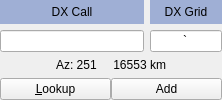
              <widget class="QWidget" name="DX_controls_widget" native="true">
               <property name="sizePolicy">
                <sizepolicy hsizetype="Preferred" vsizetype="Maximum">
                 <horstretch>0</horstretch>
                 <verstretch>0</verstretch>
                </sizepolicy>
               </property>
               <layout class="QGridLayout" name="gridLayout_2" columnstretch="2,1">
                <property name="leftMargin">
                 <number>0</number>
                </property>
                <property name="topMargin">
                 <number>0</number>
                </property>
                <property name="rightMargin">
                 <number>0</number>
                </property>
                <property name="bottomMargin">
                 <number>0</number>
                </property>
                <item row="0" column="0">
                 <widget class="QLabel" name="label_3">
                  <property name="sizePolicy">
                   <sizepolicy hsizetype="Expanding" vsizetype="Preferred">
                    <horstretch>0</horstretch>
                    <verstretch>0</verstretch>
                   </sizepolicy>
                  </property>
                  <property name="palette">
                   <palette>
                    <active>
                     <colorrole role="Base">
                      <brush brushstyle="SolidPattern">
                       <color alpha="255">
                        <red>252</red>
                        <green>252</green>
                        <blue>252</blue>
                       </color>
                      </brush>
                     </colorrole>
                     <colorrole role="Window">
                      <brush brushstyle="SolidPattern">
                       <color alpha="255">
                        <red>159</red>
                        <green>175</green>
                        <blue>213</blue>
                       </color>
                      </brush>
                     </colorrole>
                    </active>
                    <inactive>
                     <colorrole role="Base">
                      <brush brushstyle="SolidPattern">
                       <color alpha="255">
                        <red>252</red>
                        <green>252</green>
                        <blue>252</blue>
                       </color>
                      </brush>
                     </colorrole>
                     <colorrole role="Window">
                      <brush brushstyle="SolidPattern">
                       <color alpha="255">
                        <red>159</red>
                        <green>175</green>
                        <blue>213</blue>
                       </color>
                      </brush>
                     </colorrole>
                    </inactive>
                    <disabled>
                     <colorrole role="Base">
                      <brush brushstyle="SolidPattern">
                       <color alpha="255">
                        <red>159</red>
                        <green>175</green>
                        <blue>213</blue>
                       </color>
                      </brush>
                     </colorrole>
                     <colorrole role="Window">
                      <brush brushstyle="SolidPattern">
                       <color alpha="255">
                        <red>159</red>
                        <green>175</green>
                        <blue>213</blue>
                       </color>
                      </brush>
                     </colorrole>
                    </disabled>
                   </palette>
                  </property>
                  <property name="autoFillBackground">
                   <bool>true</bool>
                  </property>
                  <property name="text">
                   <string>DX Call</string>
                  </property>
                  <property name="alignment">
                   <set>Qt::AlignCenter</set>
                  </property>
                  <property name="margin">
                   <number>5</number>
                  </property>
                  <property name="indent">
                   <number>2</number>
                  </property>
                  <property name="buddy">
                   <cstring>dxCallEntry</cstring>
                  </property>
                 </widget>
                </item>
                <item row="0" column="1">
                 <widget class="QLabel" name="label_4">
                  <property name="sizePolicy">
                   <sizepolicy hsizetype="Expanding" vsizetype="Preferred">
                    <horstretch>0</horstretch>
                    <verstretch>0</verstretch>
                   </sizepolicy>
                  </property>
                  <property name="palette">
                   <palette>
                    <active>
                     <colorrole role="Base">
                      <brush brushstyle="SolidPattern">
                       <color alpha="255">
                        <red>252</red>
                        <green>252</green>
                        <blue>252</blue>
                       </color>
                      </brush>
                     </colorrole>
                     <colorrole role="Window">
                      <brush brushstyle="SolidPattern">
                       <color alpha="255">
                        <red>159</red>
                        <green>175</green>
                        <blue>213</blue>
                       </color>
                      </brush>
                     </colorrole>
                    </active>
                    <inactive>
                     <colorrole role="Base">
                      <brush brushstyle="SolidPattern">
                       <color alpha="255">
                        <red>252</red>
                        <green>252</green>
                        <blue>252</blue>
                       </color>
                      </brush>
                     </colorrole>
                     <colorrole role="Window">
                      <brush brushstyle="SolidPattern">
                       <color alpha="255">
                        <red>159</red>
                        <green>175</green>
                        <blue>213</blue>
                       </color>
                      </brush>
                     </colorrole>
                    </inactive>
                    <disabled>
                     <colorrole role="Base">
                      <brush brushstyle="SolidPattern">
                       <color alpha="255">
                        <red>159</red>
                        <green>175</green>
                        <blue>213</blue>
                       </color>
                      </brush>
                     </colorrole>
                     <colorrole role="Window">
                      <brush brushstyle="SolidPattern">
                       <color alpha="255">
                        <red>159</red>
                        <green>175</green>
                        <blue>213</blue>
                       </color>
                      </brush>
                     </colorrole>
                    </disabled>
                   </palette>
                  </property>
                  <property name="autoFillBackground">
                   <bool>true</bool>
                  </property>
                  <property name="text">
                   <string>DX Grid</string>
                  </property>
                  <property name="alignment">
                   <set>Qt::AlignCenter</set>
                  </property>
                  <property name="margin">
                   <number>5</number>
                  </property>
                  <property name="indent">
                   <number>2</number>
                  </property>
                  <property name="buddy">
                   <cstring>dxGridEntry</cstring>
                  </property>
                 </widget>
                </item>
                <item row="1" column="0">
                 <widget class="QLineEdit" name="dxCallEntry">
                  <property name="sizePolicy">
                   <sizepolicy hsizetype="Expanding" vsizetype="Fixed">
                    <horstretch>0</horstretch>
                    <verstretch>0</verstretch>
                   </sizepolicy>
                  </property>
                  <property name="toolTip">
                   <string>Callsign of station to be worked</string>
                  </property>
                  <property name="maxLength">
                   <number>11</number>
                  </property>
                  <property name="alignment">
                   <set>Qt::AlignCenter</set>
                  </property>
                 </widget>
                </item>
                <item row="1" column="1">
                 <widget class="QLineEdit" name="dxGridEntry">
                  <property name="sizePolicy">
                   <sizepolicy hsizetype="Expanding" vsizetype="Fixed">
                    <horstretch>0</horstretch>
                    <verstretch>0</verstretch>
                   </sizepolicy>
                  </property>
                  <property name="toolTip">
                   <string>Locator of station to be worked</string>
                  </property>
                  <property name="text">
                   <string>`</string>
                  </property>
                  <property name="maxLength">
                   <number>6</number>
                  </property>
                  <property name="alignment">
                   <set>Qt::AlignCenter</set>
                  </property>
                 </widget>
                </item>
                <item row="2" column="0" colspan="2">
                 <layout class="QGridLayout" name="gridLayout_4">
                  <property name="horizontalSpacing">
                   <number>0</number>
                  </property>
                  <property name="verticalSpacing">
                   <number>6</number>
                  </property>
                  <item row="1" column="0">
                   <widget class="QPushButton" name="lookupButton">
                    <property name="toolTip">
                     <string>Search for callsign in database</string>
                    </property>
                    <property name="text">
                     <string>&amp;Lookup</string>
                    </property>
                   </widget>
                  </item>
                  <item row="1" column="1">
                   <widget class="QPushButton" name="addButton">
                    <property name="toolTip">
                     <string>Add callsign and locator to database</string>
                    </property>
                    <property name="text">
                     <string>Add</string>
                    </property>
                   </widget>
                  </item>
                  <item row="0" column="0" colspan="2">
                   <widget class="QLabel" name="labAz">
                    <property name="sizePolicy">
                     <sizepolicy hsizetype="Expanding" vsizetype="Preferred">
                      <horstretch>0</horstretch>
                      <verstretch>0</verstretch>
                     </sizepolicy>
                    </property>
                    <property name="autoFillBackground">
                     <bool>true</bool>
                    </property>
                    <property name="text">
                     <string>Az: 251     16553 km</string>
                    </property>
                    <property name="alignment">
                     <set>Qt::AlignCenter</set>
                    </property>
                    <property name="indent">
                     <number>4</number>
                    </property>
                   </widget>
                  </item>
                 </layout>
                </item>
               </layout>
              </widget>
